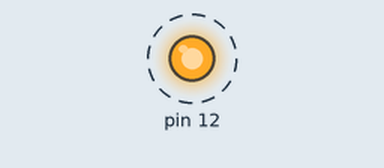
The program below on a simulated Raspberry Pi (header pin numbers). On the bench: output pins drawn as LEDs (lit = HIGH). Dashed ring = blinking. At 20.0 s the program stops and its outputs stay as they are.

Above: at 0.1 s.
Timing chart, 0 to 3.0 s (numbered marks = the images above):
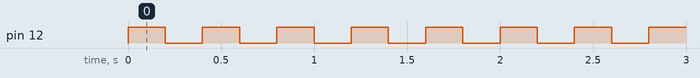

The program:

led_blink50.py
```python
#https://www.youtube.com/watch?v=41IO4Qe5Jzw
#explainingcomputers.com
import RPi.GPIO as GPIO
import time
GPIO.setmode(GPIO.BOARD)
GPIO.setup(12,GPIO.OUT)
for x in range(0,50):
    GPIO.output(12,True)
    time.sleep(0.2)
    GPIO.output(12,False)
    time.sleep(0.2)
GPIO.cleanup()
```

Measured:
- by itself, pin 12: alternates HIGH for 0.20 s and LOW for 0.20 s, 100 changes in all, then stays LOW
